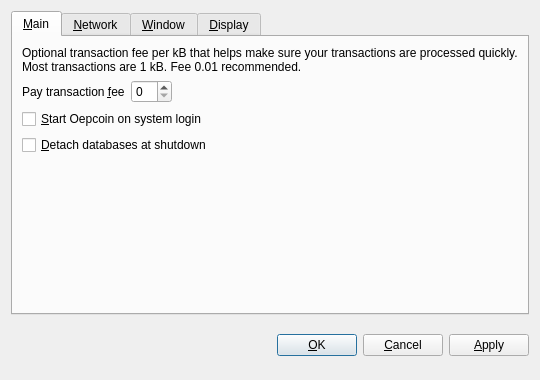
<?xml version="1.0" encoding="UTF-8"?>
<ui version="4.0">
 <class>OptionsDialog</class>
 <widget class="QDialog" name="OptionsDialog">
  <property name="geometry">
   <rect>
    <x>0</x>
    <y>0</y>
    <width>540</width>
    <height>380</height>
   </rect>
  </property>
  <property name="windowTitle">
   <string>Options</string>
  </property>
  <property name="modal">
   <bool>true</bool>
  </property>
  <layout class="QVBoxLayout" name="verticalLayout">
   <item>
    <widget class="QTabWidget" name="tabWidget">
     <property name="tabPosition">
      <enum>QTabWidget::North</enum>
     </property>
     <property name="currentIndex">
      <number>0</number>
     </property>
     <widget class="QWidget" name="tabMain">
      <attribute name="title">
       <string>&amp;Main</string>
      </attribute>
      <layout class="QVBoxLayout" name="verticalLayout_Main">
       <item>
        <widget class="QLabel" name="transactionFeeInfoLabel">
         <property name="text">
          <string>Optional transaction fee per kB that helps make sure your transactions are processed quickly. Most transactions are 1 kB. Fee 0.01 recommended.</string>
         </property>
         <property name="textFormat">
          <enum>Qt::PlainText</enum>
         </property>
         <property name="wordWrap">
          <bool>true</bool>
         </property>
        </widget>
       </item>
       <item>
        <layout class="QHBoxLayout" name="horizontalLayout_Main">
         <item>
          <widget class="QLabel" name="transactionFeeLabel">
           <property name="text">
            <string>Pay transaction &amp;fee</string>
           </property>
           <property name="textFormat">
            <enum>Qt::PlainText</enum>
           </property>
           <property name="buddy">
            <cstring>transactionFee</cstring>
           </property>
          </widget>
         </item>
         <item>
          <widget class="BitcoinAmountField" name="transactionFee"/>
         </item>
         <item>
          <spacer name="horizontalSpacer_Main">
           <property name="orientation">
            <enum>Qt::Horizontal</enum>
           </property>
           <property name="sizeHint" stdset="0">
            <size>
             <width>40</width>
             <height>20</height>
            </size>
           </property>
          </spacer>
         </item>
        </layout>
       </item>
       <item>
        <widget class="QCheckBox" name="bitcoinAtStartup">
         <property name="toolTip">
          <string>Automatically start Oepcoin after logging in to the system.</string>
         </property>
         <property name="text">
          <string>&amp;Start Oepcoin on system login</string>
         </property>
        </widget>
       </item>
       <item>
        <widget class="QCheckBox" name="detachDatabases">
         <property name="toolTip">
          <string>Detach block and address databases at shutdown. This means they can be moved to another data directory, but it slows down shutdown. The wallet is always detached.</string>
         </property>
         <property name="text">
          <string>&amp;Detach databases at shutdown</string>
         </property>
        </widget>
       </item>
       <item>
        <spacer name="verticalSpacer_Main">
         <property name="orientation">
          <enum>Qt::Vertical</enum>
         </property>
         <property name="sizeHint" stdset="0">
          <size>
           <width>20</width>
           <height>40</height>
          </size>
         </property>
        </spacer>
       </item>
      </layout>
     </widget>
     <widget class="QWidget" name="tabNetwork">
      <attribute name="title">
       <string>&amp;Network</string>
      </attribute>
      <layout class="QVBoxLayout" name="verticalLayout_Network">
       <item>
        <widget class="QCheckBox" name="mapPortUpnp">
         <property name="toolTip">
          <string>Automatically open the Oepcoin client port on the router. This only works when your router supports UPnP and it is enabled.</string>
         </property>
         <property name="text">
          <string>Map port using &amp;UPnP</string>
         </property>
        </widget>
       </item>
       <item>
        <widget class="QCheckBox" name="connectSocks">
         <property name="toolTip">
          <string>Connect to the Oepcoin network through a SOCKS proxy (e.g. when connecting through Tor).</string>
         </property>
         <property name="text">
          <string>&amp;Connect through SOCKS proxy:</string>
         </property>
        </widget>
       </item>
       <item>
        <layout class="QHBoxLayout" name="horizontalLayout_Network">
         <item>
          <widget class="QLabel" name="proxyIpLabel">
           <property name="text">
            <string>Proxy &amp;IP:</string>
           </property>
           <property name="textFormat">
            <enum>Qt::PlainText</enum>
           </property>
           <property name="buddy">
            <cstring>proxyIp</cstring>
           </property>
          </widget>
         </item>
         <item>
          <widget class="QValidatedLineEdit" name="proxyIp">
           <property name="maximumSize">
            <size>
             <width>140</width>
             <height>16777215</height>
            </size>
           </property>
           <property name="toolTip">
            <string>IP address of the proxy (e.g. 127.0.0.1)</string>
           </property>
          </widget>
         </item>
         <item>
          <widget class="QLabel" name="proxyPortLabel">
           <property name="text">
            <string>&amp;Port:</string>
           </property>
           <property name="textFormat">
            <enum>Qt::PlainText</enum>
           </property>
           <property name="buddy">
            <cstring>proxyPort</cstring>
           </property>
          </widget>
         </item>
         <item>
          <widget class="QLineEdit" name="proxyPort">
           <property name="maximumSize">
            <size>
             <width>55</width>
             <height>16777215</height>
            </size>
           </property>
           <property name="toolTip">
            <string>Port of the proxy (e.g. 9050)</string>
           </property>
          </widget>
         </item>
         <item>
          <widget class="QLabel" name="socksVersionLabel">
           <property name="text">
            <string>SOCKS &amp;Version:</string>
           </property>
           <property name="textFormat">
            <enum>Qt::PlainText</enum>
           </property>
           <property name="buddy">
            <cstring>socksVersion</cstring>
           </property>
          </widget>
         </item>
         <item>
          <widget class="QValueComboBox" name="socksVersion">
           <property name="toolTip">
            <string>SOCKS version of the proxy (e.g. 5)</string>
           </property>
          </widget>
         </item>
         <item>
          <spacer name="horizontalSpacer_Network">
           <property name="orientation">
            <enum>Qt::Horizontal</enum>
           </property>
           <property name="sizeHint" stdset="0">
            <size>
             <width>40</width>
             <height>20</height>
            </size>
           </property>
          </spacer>
         </item>
        </layout>
       </item>
       <item>
        <spacer name="verticalSpacer_Network">
         <property name="orientation">
          <enum>Qt::Vertical</enum>
         </property>
         <property name="sizeHint" stdset="0">
          <size>
           <width>20</width>
           <height>40</height>
          </size>
         </property>
        </spacer>
       </item>
      </layout>
     </widget>
     <widget class="QWidget" name="tabWindow">
      <attribute name="title">
       <string>&amp;Window</string>
      </attribute>
      <layout class="QVBoxLayout" name="verticalLayout_Window">
       <item>
        <widget class="QCheckBox" name="minimizeToTray">
         <property name="toolTip">
          <string>Show only a tray icon after minimizing the window.</string>
         </property>
         <property name="text">
          <string>&amp;Minimize to the tray instead of the taskbar</string>
         </property>
        </widget>
       </item>
       <item>
        <widget class="QCheckBox" name="minimizeOnClose">
         <property name="toolTip">
          <string>Minimize instead of exit the application when the window is closed. When this option is enabled, the application will be closed only after selecting Quit in the menu.</string>
         </property>
         <property name="text">
          <string>M&amp;inimize on close</string>
         </property>
        </widget>
       </item>
       <item>
        <spacer name="verticalSpacer_Window">
         <property name="orientation">
          <enum>Qt::Vertical</enum>
         </property>
         <property name="sizeHint" stdset="0">
          <size>
           <width>20</width>
           <height>40</height>
          </size>
         </property>
        </spacer>
       </item>
      </layout>
     </widget>
     <widget class="QWidget" name="tabDisplay">
      <attribute name="title">
       <string>&amp;Display</string>
      </attribute>
      <layout class="QVBoxLayout" name="verticalLayout_Display">
       <item>
        <layout class="QHBoxLayout" name="horizontalLayout_1_Display">
         <item>
          <widget class="QLabel" name="langLabel">
           <property name="text">
            <string>User Interface &amp;language:</string>
           </property>
           <property name="textFormat">
            <enum>Qt::PlainText</enum>
           </property>
           <property name="buddy">
            <cstring>lang</cstring>
           </property>
          </widget>
         </item>
         <item>
          <widget class="QValueComboBox" name="lang">
           <property name="toolTip">
            <string>The user interface language can be set here. This setting will take effect after restarting Oepcoin.</string>
           </property>
          </widget>
         </item>
        </layout>
       </item>
       <item>
        <layout class="QHBoxLayout" name="horizontalLayout_2_Display">
         <item>
          <widget class="QLabel" name="unitLabel">
           <property name="text">
            <string>&amp;Unit to show amounts in:</string>
           </property>
           <property name="textFormat">
            <enum>Qt::PlainText</enum>
           </property>
           <property name="buddy">
            <cstring>unit</cstring>
           </property>
          </widget>
         </item>
         <item>
          <widget class="QValueComboBox" name="unit">
           <property name="toolTip">
            <string>Choose the default subdivision unit to show in the interface and when sending coins.</string>
           </property>
          </widget>
         </item>
        </layout>
       </item>
       <item>
        <widget class="QCheckBox" name="displayAddresses">
         <property name="toolTip">
          <string>Whether to show Oepcoin addresses in the transaction list or not.</string>
         </property>
         <property name="text">
          <string>&amp;Display addresses in transaction list</string>
         </property>
        </widget>
       </item>
       <item>
        <spacer name="verticalSpacer_Display">
         <property name="orientation">
          <enum>Qt::Vertical</enum>
         </property>
         <property name="sizeHint" stdset="0">
          <size>
           <width>20</width>
           <height>40</height>
          </size>
         </property>
        </spacer>
       </item>
      </layout>
     </widget>
    </widget>
   </item>
   <item>
    <layout class="QHBoxLayout" name="horizontalLayout_Buttons">
     <item>
      <spacer name="horizontalSpacer_1">
       <property name="orientation">
        <enum>Qt::Horizontal</enum>
       </property>
       <property name="sizeHint" stdset="0">
        <size>
         <width>40</width>
         <height>48</height>
        </size>
       </property>
      </spacer>
     </item>
     <item>
      <widget class="QLabel" name="statusLabel">
       <property name="font">
        <font>
         <weight>75</weight>
         <bold>true</bold>
        </font>
       </property>
       <property name="text">
        <string/>
       </property>
       <property name="textFormat">
        <enum>Qt::PlainText</enum>
       </property>
       <property name="wordWrap">
        <bool>true</bool>
       </property>
      </widget>
     </item>
     <item>
      <spacer name="horizontalSpacer_2">
       <property name="orientation">
        <enum>Qt::Horizontal</enum>
       </property>
       <property name="sizeHint" stdset="0">
        <size>
         <width>40</width>
         <height>48</height>
        </size>
       </property>
      </spacer>
     </item>
     <item>
      <widget class="QPushButton" name="okButton">
       <property name="text">
        <string>&amp;OK</string>
       </property>
      </widget>
     </item>
     <item>
      <widget class="QPushButton" name="cancelButton">
       <property name="text">
        <string>&amp;Cancel</string>
       </property>
       <property name="autoDefault">
        <bool>false</bool>
       </property>
      </widget>
     </item>
     <item>
      <widget class="QPushButton" name="applyButton">
       <property name="text">
        <string>&amp;Apply</string>
       </property>
       <property name="autoDefault">
        <bool>false</bool>
       </property>
      </widget>
     </item>
    </layout>
   </item>
  </layout>
 </widget>
 <customwidgets>
  <customwidget>
   <class>BitcoinAmountField</class>
   <extends>QSpinBox</extends>
   <header>bitcoinamountfield.h</header>
  </customwidget>
  <customwidget>
   <class>QValueComboBox</class>
   <extends>QComboBox</extends>
   <header>qvaluecombobox.h</header>
  </customwidget>
  <customwidget>
   <class>QValidatedLineEdit</class>
   <extends>QLineEdit</extends>
   <header>qvalidatedlineedit.h</header>
  </customwidget>
 </customwidgets>
 <resources/>
 <connections/>
</ui>
